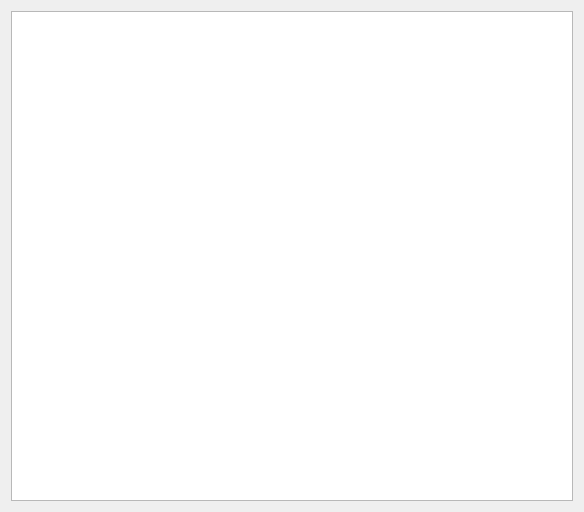
<?xml version="1.0" encoding="UTF-8"?>
<ui version="4.0">
 <class>list_of_dismissed_employees</class>
 <widget class="QWidget" name="list_of_dismissed_employees">
  <property name="geometry">
   <rect>
    <x>0</x>
    <y>0</y>
    <width>584</width>
    <height>512</height>
   </rect>
  </property>
  <property name="windowTitle">
   <string>Form</string>
  </property>
  <layout class="QGridLayout" name="gridLayout">
   <item row="0" column="0">
    <widget class="QListView" name="listView">
     <property name="font">
      <font>
       <family>Times New Roman</family>
       <pointsize>14</pointsize>
      </font>
     </property>
    </widget>
   </item>
  </layout>
 </widget>
 <resources/>
 <connections/>
</ui>
